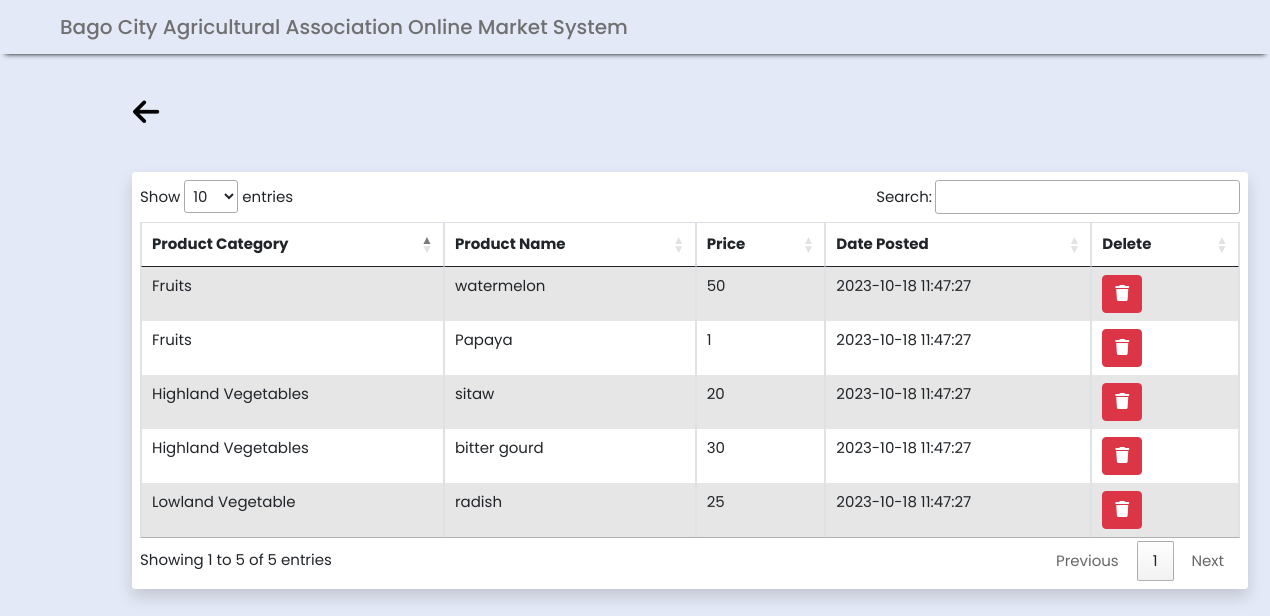
/superA_side/view_products.php?farmer_id=14 (signed in), run on the app's committed database.
### tables this page shows
CREATE TABLE `product_list` (
  `product_id` int(11) NOT NULL AUTO_INCREMENT,
  `seller_id` int(11) NOT NULL,
  `product_category` varchar(255) NOT NULL,
  `product_name` varchar(255) NOT NULL,
  `stocks` varchar(225) NOT NULL,
  `quantity` varchar(255) NOT NULL,
  `price` int(11) NOT NULL,
  `unit` varchar(255) NOT NULL,
  `description` varchar(255) NOT NULL,
  `image` varchar(255) NOT NULL,
  `date_posted` datetime NOT NULL,
  PRIMARY KEY (`product_id`),
  KEY `seller_id` (`seller_id`)
);

### superA_side/view_products.php (the view, shortened to what this page needs)
<?php
    require '../logic/db_connection.php';
    $results = array();
    if (isset($_GET['farmer_id'])) {
        $seller_id = $_GET['farmer_id'];
        $query = "SELECT `product_list`.`product_id`, `product_list`.`product_category`, `product_list`.`product_name`, `product_list`.`price`, `product_list`.`date_posted`, `product_list`.`product_id` FROM `product_list` WHERE `product_list`.`seller_id` = '$seller_id'";
        $result = mysqli_query($connect, $query);
        if ($result) {
            while ($farmerrow = mysqli_fetch_assoc($result)) {
                $results[] = $farmerrow;
            }
        } else {
            echo "Error: " . mysqli_error($connect);
        }
    }
?>
<!DOCTYPE html>
<html lang="en">
    <head>
        <link href="//maxcdn.bootstrapcdn.com/bootstrap/4.1.1/css/bootstrap.min.css" rel="stylesheet" id="bootstrap-css">
        <link href="https://cdn.jsdelivr.net/npm/bootstrap@5.1.0/dist/css/bootstrap.min.css" rel="stylesheet">
        <link href="//cdn.datatables.net/1.10.25/css/jquery.dataTables.min.css" rel="stylesheet">
        <link href="https://cdnjs.cloudflare.com/ajax/libs/font-awesome/6.0.0/css/all.min.css" rel="stylesheet">
        <link href="../css/superA_view_products.css" rel="stylesheet">
    </head>
    <body>
        <section class="header">
            <div class="head">Bago City Agricultural Association Online Market System</div>
                <div class= "back">
                    <button class="btn btn-basic" style="margin-left: 4em; margin-top: 1em; font-size: 30px; color: #000; "><a href="products.php" style="text-decoration: none; color: inherit;"><i class="fa fa-arrow-left" style="color: inherit;"></i></a></button>
                </div>
                <div class="container">
                    <div class="card rounded shadow border-0">
                        <div class="card-body p-2 bg-white rounded">
                            <div class="table-responsive">
                                <table id="farmers" style="width:100%" class="table table-striped table-bordered">
                                    <thead>
                                        <tr>
                                            <th>Product Category</th>
                                            <th>Product Name</th>
                                            <th>Price</th>
                                            <th>Date Posted</th>
                                            <th>Delete</th>
                                        </tr>
                                    </thead>
                                    <tbody>
                                        <?php
                                            foreach ($results as $farmerrow) {
                                        ?>
                                        <tr>
                                            <td><?php echo $farmerrow['product_category']?></td>
                                            <td><?php echo $farmerrow['product_name']?></td>
                                            <td><?php echo $farmerrow['price']?></td>
                                            <td><?php echo $farmerrow['date_posted']?></td>
                                            <td><a href="delete_accounts/delete_products.php?id=<?php echo $farmerrow['product_id']?>" onclick="return confirm('Are you sure you want to delete this product?');"><button class='btn btn-danger'><i class="fas fa-trash"></i></button></a></td>
                                        </tr>
                                        <?php
                                            }
                                        ?>
                                    </tbody>
                                </table>
                            </div>
                        </div>
                    </div>
                </div>
        </section>
    </body>
</html>

### css/superA_view_products.css (style rules this page uses)
.header { position: absolute; height: 100vh; width: 100%; background-color: var(--body-color); transition: var(--tran-05); font-family: 'Poppins', sans-serif; }
.header .head { font-size: 20px; font-weight: 500; color: var(--text-color); padding: 12px 60px; }
.head { box-shadow: 0px 5px 5px -5px rgb(0 0 0 /100%); }
.container { margin-top: 1.9em; width: 100%; font-size: 15px; margin-left: 8em; font-family: 'Poppins', sans-serif; }
:root { --body-color: #E4E9F7; --toggle-color: #DDD; --text-color: #707070; }
body { min-height: 100vh; background-color: var(--body-color); transition: var(--tran-05); }

### data on the page
product_list: product_category "Fruits", product_name "watermelon", price "50", date_posted "2023-10-18 11:47:27"
product_list: product_category "Highland Vegetables", product_name "sitaw", price "20", date_posted "2023-10-18 11:47:27"
product_list: product_category "Lowland Vegetable", product_name "radish", price "25", date_posted "2023-10-18 11:47:27"
product_list: product_category "Fruits", product_name "Papaya", price "1", date_posted "2023-10-18 11:47:27"
product_list: product_category "Highland Vegetables", product_name "bitter gourd", price "30", date_posted "2023-10-18 11:47:27"
